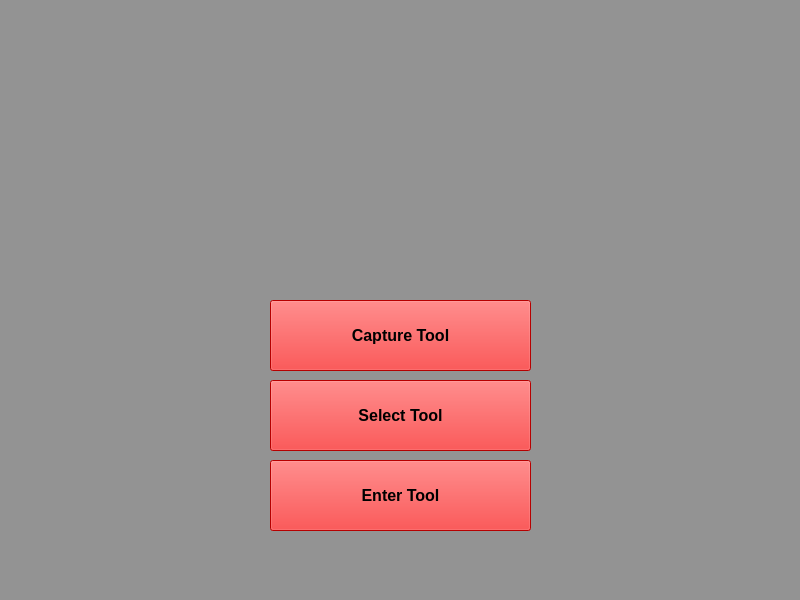
<?xml version="1.0" encoding="UTF-8"?>
<ui version="4.0">
 <class>MainWindow</class>
 <widget class="QMainWindow" name="MainWindow">
  <property name="geometry">
   <rect>
    <x>0</x>
    <y>0</y>
    <width>800</width>
    <height>600</height>
   </rect>
  </property>
  <property name="windowTitle">
   <string>MainWindow</string>
  </property>
  <property name="styleSheet">
   <string notr="true">background-color: rgb(147, 147, 147);</string>
  </property>
  <widget class="QWidget" name="centralwidget">
   <widget class="QLabel" name="milwaukeeLabel">
    <property name="geometry">
     <rect>
      <x>90</x>
      <y>40</y>
      <width>621</width>
      <height>231</height>
     </rect>
    </property>
    <property name="layoutDirection">
     <enum>Qt::LeftToRight</enum>
    </property>
    <property name="autoFillBackground">
     <bool>false</bool>
    </property>
    <property name="text">
     <string/>
    </property>
    <property name="pixmap">
     <pixmap>mt1.gif</pixmap>
    </property>
    <property name="scaledContents">
     <bool>true</bool>
    </property>
   </widget>
   <widget class="QPushButton" name="captureToolButton">
    <property name="geometry">
     <rect>
      <x>270</x>
      <y>300</y>
      <width>261</width>
      <height>71</height>
     </rect>
    </property>
    <property name="font">
     <font>
      <pointsize>12</pointsize>
      <weight>75</weight>
      <bold>true</bold>
     </font>
    </property>
    <property name="styleSheet">
     <string notr="true">background-color: rgb(255, 0, 0);</string>
    </property>
    <property name="text">
     <string>Capture Tool</string>
    </property>
   </widget>
   <widget class="QPushButton" name="selectToolButton">
    <property name="geometry">
     <rect>
      <x>270</x>
      <y>380</y>
      <width>261</width>
      <height>71</height>
     </rect>
    </property>
    <property name="font">
     <font>
      <pointsize>12</pointsize>
      <weight>75</weight>
      <bold>true</bold>
     </font>
    </property>
    <property name="styleSheet">
     <string notr="true">background-color: rgb(255, 0, 0);</string>
    </property>
    <property name="text">
     <string>Select Tool</string>
    </property>
   </widget>
   <widget class="QPushButton" name="enterToolButton">
    <property name="geometry">
     <rect>
      <x>270</x>
      <y>460</y>
      <width>261</width>
      <height>71</height>
     </rect>
    </property>
    <property name="font">
     <font>
      <pointsize>12</pointsize>
      <weight>75</weight>
      <bold>true</bold>
     </font>
    </property>
    <property name="styleSheet">
     <string notr="true">background-color: rgb(255, 0, 0);</string>
    </property>
    <property name="text">
     <string>Enter Tool</string>
    </property>
   </widget>
  </widget>
  <widget class="QMenuBar" name="menubar">
   <property name="geometry">
    <rect>
     <x>0</x>
     <y>0</y>
     <width>800</width>
     <height>21</height>
    </rect>
   </property>
  </widget>
  <widget class="QStatusBar" name="statusbar"/>
 </widget>
 <resources/>
 <connections/>
</ui>
